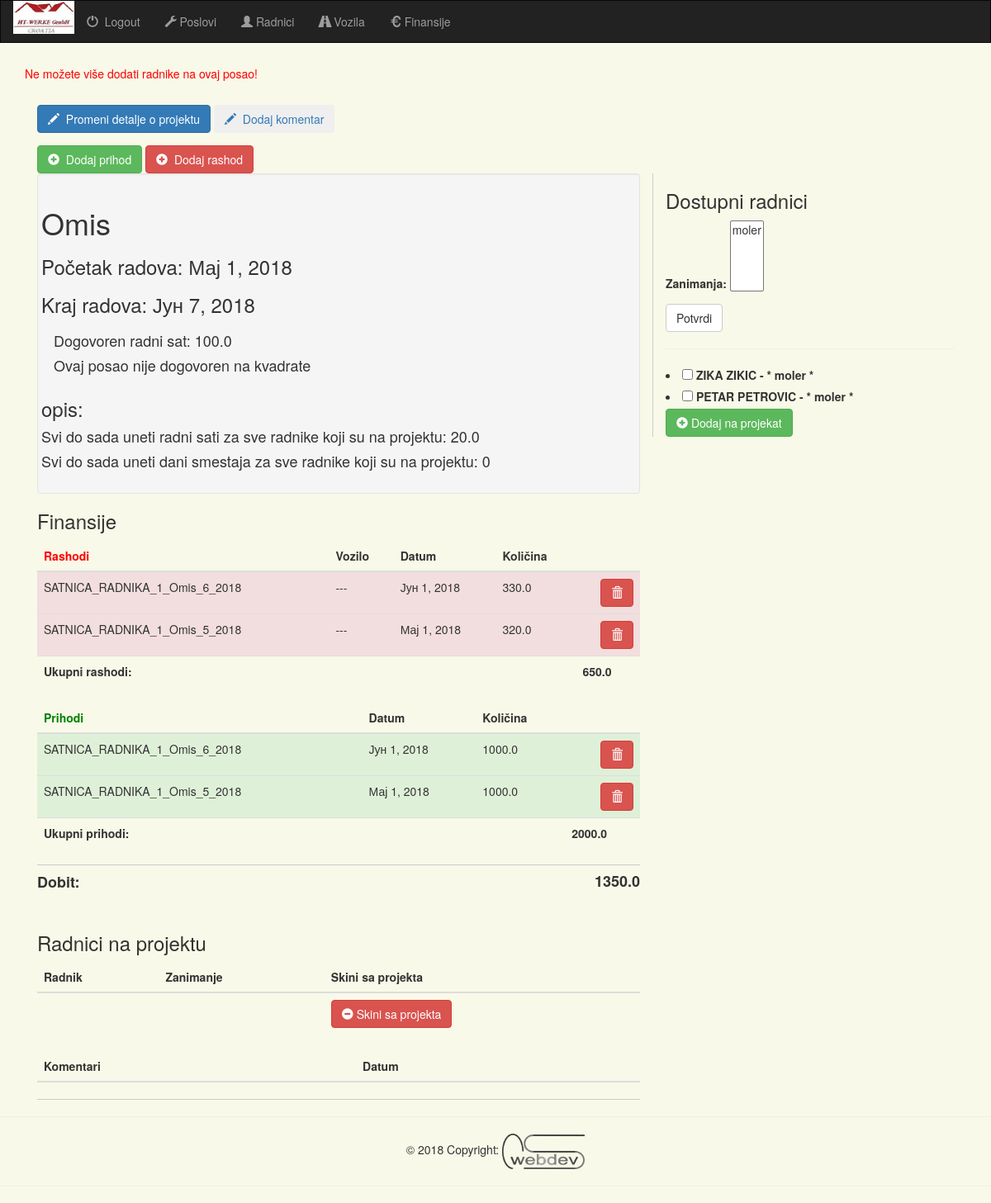
/administracija/posao/1/ (signed in), run on an earlier commit of the app's database.
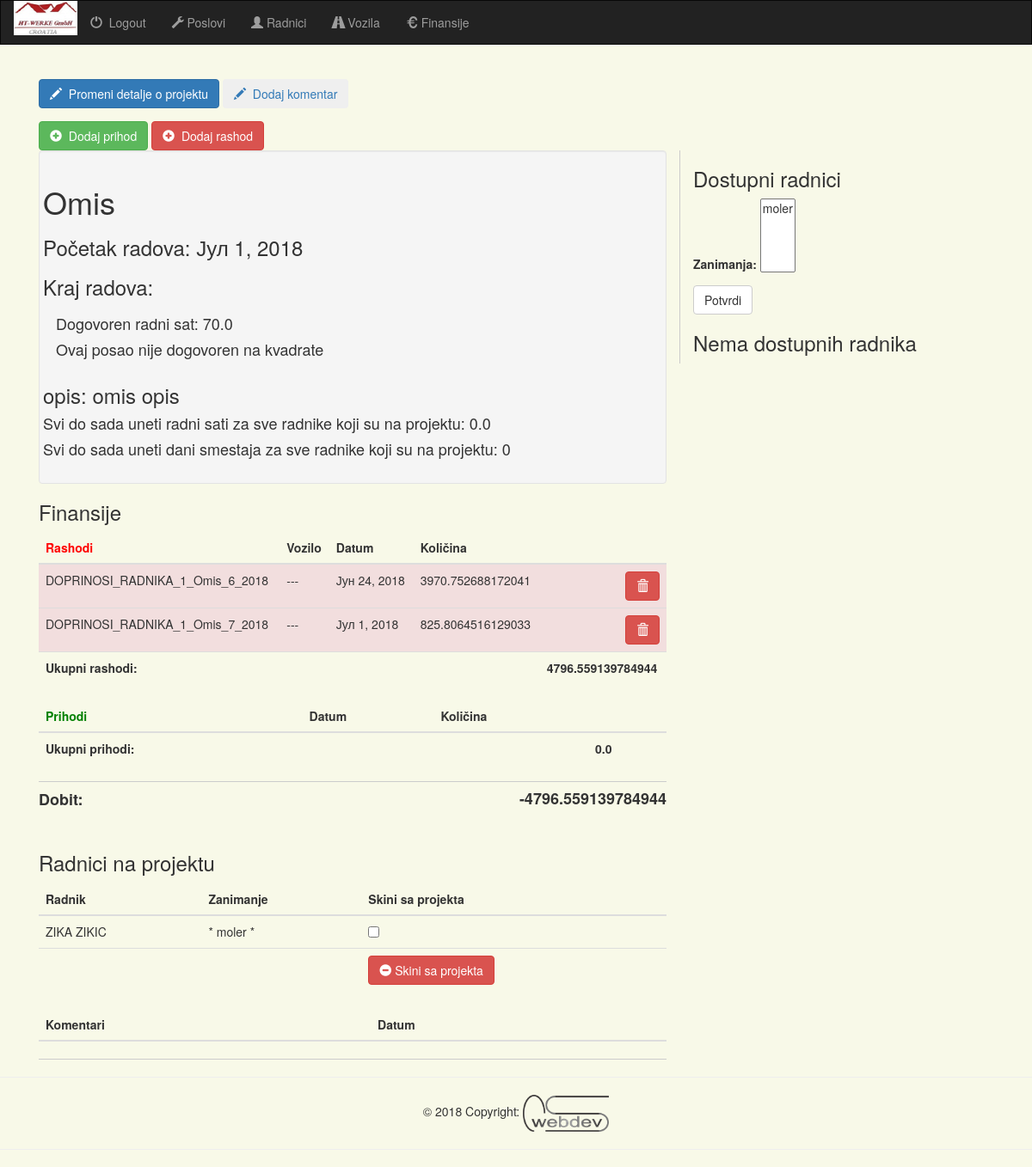
And on a later commit of the database.
### projects/models.py (models this page shows, shortened)
class Poslovi(models.Model):
    ime = models.CharField(max_length=30)
    opis = models.CharField(max_length=100, blank=True)
    dogovoreni_radni_sati = models.FloatField(default=0.0)
    dogovoreni_radni_sati_klasa_2 = models.FloatField(default=0.0)
    dogovoreni_radni_sati_klasa_3 = models.FloatField(default=0.0)
    dogovoreni_radni_sati_klasa_4 = models.FloatField(default=0.0)
    dogovoreni_radni_sati_klasa_5 = models.FloatField(default=0.0)
    dogovoreno_po_kvadratu = models.FloatField(default=0.0)
    pocetak_radova = models.DateField()
    kraj_radova = models.DateField(null=True, blank=True)
    class Meta:
        verbose_name_plural = "Poslovi"

class Rashodi(models.Model):
    datum = models.DateField()
    vrsta = models.CharField(max_length=150)
    kolicina = models.FloatField(max_length=10, default=0.0)
    posao = models.ForeignKey(Poslovi, on_delete=models.CASCADE)
    vozilo = models.ForeignKey(Vozilo, null=True, blank=True, on_delete=models.SET_NULL)
    class Meta:
        verbose_name_plural = "Rashodi"

class Prihodi(models.Model):
    datum = models.DateField()
    vrsta = models.CharField(max_length=150)
    kolicina = models.FloatField(max_length=10, default=0.0)
    posao = models.ForeignKey(Poslovi, on_delete=models.CASCADE)
    class Meta:
        verbose_name_plural = "Prihodi"

class Radnik(models.Model):
    ime = models.CharField(max_length=50)
    oib = models.CharField(max_length=50, null=True, blank=True)
    datum_rodjenja = models.CharField(max_length=10, null=True, blank=True)
    prebivaliste = models.CharField(max_length=30, null=True, blank=True)
    broj_telefona = models.CharField(max_length=30, blank=True)
    broj_odela = models.IntegerField(default=None, null=True, blank=True)
    broj_cipela = models.IntegerField(default=None, null=True, blank=True)
    poceo_raditi = models.DateField()
    ugovor_vazi_do = models.DateField()
    satnica = models.FloatField(max_length=10)
    zaduzena_oprema = models.CharField(max_length=100, blank=True)
    dostupan = models.BooleanField(default=True)
    posao = models.ForeignKey(Poslovi, null=True, blank=True, on_delete=models.SET_NULL)
    u_radnom_odnosu = models.BooleanField(default=True)
    klasa = models.CharField(max_length=10, choices=klase, default='klasa_1')
    zanimanja = models.ManyToManyField(Zanimanja)
    dana_do_isteka_ugovora = models.IntegerField(default=None, null=True, blank=True)
    komentar = models.CharField(max_length=500, blank=True)
    class Meta:
        verbose_name_plural = "Radnici"

class Zanimanja(models.Model):
    zanimanje = models.CharField(max_length=30)
    def __unicode__(self):
        return self.zanimanje
    class Meta:
        verbose_name_plural = "Zanimanja"

### projects/views.py (the view)
# urls.py: url(r'^administracija/posao/(?P<project_id>[0-9]+)/$', views.detail, name='posao'),
def detail(request, project_id):
    if not request.user.is_authenticated():
        return render(request, 'projects/login.html')
    else:
        message = ""
        current_date = datetime.date.today()
        project = get_object_or_404(Poslovi, pk=project_id)
        Dani = Dan.objects.filter(posao=project)
        radni_sati_svih_radnika = 0.0
        dana_smestaja_svih_radnika = 0
        for dan in Dani:
            radni_sati_svih_radnika += dan.radio_sati
            if dan.smestaj != 0.0:
                dana_smestaja_svih_radnika += 1
        if project.kraj_radova:
            preostalo_dana = project.kraj_radova - current_date
        else:
            preostalo_dana = 100
        prihodi = Prihodi.objects.filter(posao=project)
        rashodi = Rashodi.objects.filter(posao=project)
        ukupni_rashodi = 0.0
        ukupni_prihodi = 0.0
        for rashod in rashodi:
            ukupni_rashodi += rashod.kolicina
        for prihod in prihodi:
            ukupni_prihodi += prihod.kolicina
        dobit = ukupni_prihodi - ukupni_rashodi
        dostupni_radnici = Radnik.objects.filter(dostupan=True, u_radnom_odnosu=True)
        zanimanja_filter = ZanimanjeFilter(request.GET, queryset=dostupni_radnici)
        if request.POST.getlist('listdodaj'):
            for radnik_id in request.POST.getlist('listdodaj'):
                radnik = Radnik.objects.get(pk=radnik_id)
                radnik.dostupan = False
                radnik.posao = project
                radnik.save()
        elif request.POST.getlist('listskini'):
            for radnik_id in request.POST.getlist('listskini'):
                radnik = Radnik.objects.get(pk=radnik_id)
                radnik.dostupan = True
                radnik.posao = None
                radnik.save()
        if isinstance(preostalo_dana, datetime.timedelta):
            if preostalo_dana.days < 0:
                radnici_na_projektu = Radnik.objects.filter(posao=project)
                for radnik in radnici_na_projektu:
                    radnik.dostupan = True
                    radnik.posao = None
                    radnik.save()
                message = "Ne možete više dodati radnike na ovaj posao!"
        return render(request, 'projects/poslovi.html', {
            'posao': project,
            'project_id': project_id,
            'dostupni_radnici': dostupni_radnici,
            'filter': zanimanja_filter,
            'prihodi': prihodi,
            'rashodi': rashodi,
            'ukupni_rashodi': ukupni_rashodi,
            'ukupni_prihodi': ukupni_prihodi,
            'dobit': dobit,
            'message': message,
            'radni_sati_svih_radnika': radni_sati_svih_radnika,
            'dana_smestaja_svih_radnika': dana_smestaja_svih_radnika
        })

### projects/templates/projects/poslovi.html (shortened to what this page needs)
{% extends 'projects/base.html' %}
{% block content %}
<div class="container">
    {% if message %}
    <h5 style="color:red;">{{ message }}</h5>
    {% endif %}
        <div class="col-sm-12 form-group">
            <br>
             <a href="{% url 'projects:posao-update' project_id %}">
                <button type="button" class="btn btn-primary">
                    <span class="glyphicon glyphicon-pencil"></span>&nbsp; Promeni detalje o projektu
                </button>
             </a>
            <a href="{% url 'projects:komentar-add' project_id %}">
                <button type="button" class="btn btn-light">
                    <span class="glyphicon glyphicon-pencil"></span>&nbsp; Dodaj komentar
                </button>
            </a>
        </div>
         <div class="col-sm-12">
             <a href="{% url 'projects:prihod-add' project_id %}">
                <button type="button" class="btn btn-success">
                    <span class="glyphicon glyphicon-plus-sign"></span>&nbsp; Dodaj prihod
                </button>
             </a>
             <a href="{% url 'projects:rashod-add' project_id %}">
                <button type="button" class="btn btn-danger">
                    <span class="glyphicon glyphicon-plus-sign"></span>&nbsp; Dodaj rashod
                </button>
             </a>
         </div>
     <div class="col-sm-8">
         <div class="well">
            <div class="row">
                <h1>{{ posao.ime }}</h1>
                <h3>Početak radova: {{ posao.pocetak_radova }}</h3>
                <h3>Kraj radova: {% if posao.kraj_radova != None %}{{ posao.kraj_radova }}{% endif %}</h3>
            </div>
             {% if posao.dogovoreni_radni_sati != 0.0 %}
             <h4>Dogovoren radni sat: {{ posao.dogovoreni_radni_sati}}</h4>
             {% else %}
             <h4>Ovaj posao nije dogovoren na radni sat</h4>
             {% endif %}
             {% if posao.dogovoreno_po_kvadratu != 0.0 %}
             <h4>Dogovoreno po kvadratu: {{ posao.dogovoreno_po_kvadratu}}</h4>
             {% else %}
             <h4>Ovaj posao nije dogovoren na kvadrate</h4>
             {% endif %}
            <div class="row">
                <h3>opis: {{ posao.opis }}</h3>
                <h4>Svi do sada uneti radni sati za sve radnike koji su na projektu: {{ radni_sati_svih_radnika }}</h4>
                <h4>Svi do sada uneti dani smestaja za sve radnike koji su na projektu: {{ dana_smestaja_svih_radnika }}</h4>
            </div>
         </div>
         <h3>Finansije</h3>
         <div class="table-div">
             <table class="table">
                <thead>
                <tr>
                    <th><font color="red">Rashodi</font></th>
                    <th>Vozilo</th>
                    <th>Datum</th>
                    <th>Količina</th>
                    <th></th>
                </tr>
                </thead>
                <tbody>
                {% for rashod in rashodi %}
                <tr class="danger">
                    <td>{{ rashod.vrsta }}</td>
                    {% if rashod.vozilo %}
                    <td>{{ rashod.vozilo }}</td>
                    {% else %}
                    <td>---</td>
                    {% endif %}
                    <td>{{ rashod.datum }}</td>
                    <td>{{ rashod.kolicina }}</td>
                    <td>
                        <a href="{% url 'projects:rashod-delete' project_id rashod.id %}">
                            <button type="button" class="btn btn-danger" onclick="clicked(event)" style="float: right">
                                <span class="glyphicon glyphicon-trash"></span>
                            </button>
                        </a>
                    </td>
                </tr>
                {% endfor %}
                <tr>
                    <td><strong>Ukupni rashodi:</strong></td>
                    <td></td>
                    <td></td>
                    <td></td>
                    <td><strong>{{ ukupni_rashodi }}</strong></td>
                </tr>
                </tbody>
             </table>
         </div>
         <div class="table-div bottom-border">
             <table class="table">
                <thead>
                <tr>
                    <th><font color="green">Prihodi</font></th>
                    <th>Datum</th>
                    <th>Količina</th>
                    <th></th>
                </tr>
                </thead>
                <tbody>
                {% for prihod in prihodi %}
                <tr class="success">
                    <td>{{ prihod.vrsta }}</td>
                    <td>{{ prihod.datum }}</td>
                    <td>{{ prihod.kolicina }}</td>
                    <td>
                        <a href="{% url 'projects:prihod-delete' project_id prihod.id %}">
                            <button type="button" class="btn btn-danger" onclick="clicked(event)" style="float: right">
                                <span class="glyphicon glyphicon-trash"></span>
                            </button>
                        </a>
                    </td>
                </tr>
                {% endfor %}
                <tr>
                    <td><strong>Ukupni prihodi:</strong></td>
                    <td></td>
                    <td></td>
                    <td><strong>{{ ukupni_prihodi }}</strong></td>
                </tr>
                </tbody>
             </table>
         </div>
         <h4><strong>Dobit: <span style="float: right">{{ dobit }}</span></strong></h4><br>
         <h3>Radnici na projektu</h3>
         <form role="form" action="" method="post" enctype="multipart/form-data">
             <div class="table-div">
                 <table class="table">
                     <thead>
                     <tr>
                         <th>Radnik</th>
                         <th>Zanimanje</th>
                         <th>Skini sa projekta</th>
                     </tr>
                     </thead>
                     <tbody>
                     {% for radnik in posao.radnik_set.all %}
                     <tr>
                         <td>{{ radnik.ime.upper }}</td>
                         <td>* {% for j in radnik.zanimanja.all %}{{ j }} * {% endfor %}</td>
                         <td>
                             <input type='checkbox' name='listskini' value='{{radnik.id}}' id='{{radnik.id}}' />
                         </td>
                     </tr>
                    {% endfor %}
                     <tr>
                         <td></td>
                         <td></td>
                         <td><button type="submit" class="btn btn-danger"><span class="glyphicon glyphicon-minus-sign"></span> Skini sa projekta</button></td>
                     </tr>
                     </tbody>
                 </table>
             </div>
         </form>
         <div class="table-div bottom-border">
             <table class="table">
                <thead>
                <tr>
                    <th>Komentari</th>
                    <th>Datum</th>
                    <th></th>
                </tr>
                </thead>
             </table>
         </div>
     </div>
     <div class="col-sm-4 left-border">
         <h3>Dostupni radnici</h3>
         <form method="get">
             {{ filter.form.as_p }}
             <button type="submit" class="btn btn-default">Potvrdi</button>
         </form>
         <form role="form" action="" method="post" enctype="multipart/form-data">
             {% if dostupni_radnici %}
             <hr>
             {% for radnik in filter.qs %}
             <li><input type='checkbox' name='listdodaj' value='{{radnik.id}}' id='{{radnik.id}}' />
                 <span><label class='list' for='{{radnik.id}}'>{{radnik.ime.upper}} - * {% for j in radnik.zanimanja.all %}{{ j }} * {% endfor %}</label></span>
             </li>
             {% endfor %}
             <button type="submit" class="btn btn-success"><span class="glyphicon glyphicon-plus-sign"></span> Dodaj na projekat</button>
             {% else %}
             <h3>Nema dostupnih radnika</h3>
             {% endif %}
         </form>
     </div>
</div>
{% endblock %}

### projects/templates/projects/base.html (shortened to what this page needs)
<!DOCTYPE html PUBLIC "-//W3C//DTD XHTML 1.0 Strict//EN" "http://www.w3.org/TR/xhtml1/DTD/xhtml1-strict.dtd">
<html xmlns="http://www.w3.org/1999/xhtml" xml:lang="sr"  lang="sr">
<head>
    {% load staticfiles %}
    <link rel="stylesheet" href="https://maxcdn.bootstrapcdn.com/bootstrap/3.3.6/css/bootstrap.min.css">
    <link rel="stylesheet" type="text/css" href="{% static 'projects/style.css' %}"/>
</head>
<body>
<nav class="navbar navbar-inverse">
    <div class="container-fluid">
        <div class="navbar-header">
            <a href="{% url 'projects:index' %}" class="navbar-left"><img src="{%  static 'projects/logo.png' %}"></a>
        </div>
        <div class="collapse navbar-collapse" id="topNavBar">
            <ul class="nav navbar-nav navbar-">
                <li>
                    <a href="{% url 'projects:logout_user' %}">
                        <span class="glyphicon glyphicon-off"
                              aria-hidden="true"></span>&nbsp; Logout
                    </a>
                </li>
				<li>
					<a href="{% url 'projects:index' %}">
						<span class="glyphicon glyphicon-wrench"
							aria-hidden="true"></span> Poslovi
					</a>
				</li>
				<li>
					<a href="{% url 'projects:ljudi' %}">
						<span class="glyphicon glyphicon-user"
							aria-hidden="true"></span> Radnici
					</a>
				</li>
				<li>
					<a href="{% url 'projects:vozila' %}">
						<span class="glyphicon glyphicon-road"
							aria-hidden="true"></span> Vozila
					</a>
				</li>
				<li>
					<a href="{% url 'projects:biranje_meseca_finansije' %}">
						<span class="glyphicon glyphicon-euro"
							aria-hidden="true"></span> Finansije
					</a>
				</li>
            </ul>
        </div>
    </div>
</nav>
{% block content %}
{% endblock %}
<hr>
  <footer class="page-footer font-small blue pt-4 mt-4">
    <div class="footer-copyright py-3 text-center">
            © 2018 Copyright:  <a href="mailto:papulic@gmail.com?Subject=Hello%20OSwebdev" target="_top">
            <img width="100" height="43" src="{%  static 'projects/OSwebdev.png' %}"></a>
		<hr>
    </div>
  </footer>
</body>
</html>

### projects/static/projects/style.css (style rules this page uses)
body { background: #f8f9e8; }
.navbar { border-radius: 0; }
.left-border { border-left: 1px solid #ccc; }
.bottom-border { border-bottom: 1px solid #ccc; }
td, th { white-space: nowrap; overflow: hidden; }

What changed in the data, as far as the page shows it:
removed Prihodi: vrsta "SATNICA_RADNIKA_1_Omis_6_2018", datum "Јун 1, 2018", kolicina "1000.0"
removed Prihodi: vrsta "SATNICA_RADNIKA_1_Omis_5_2018", datum "Мај 1, 2018", kolicina "1000.0"
removed Radnik: ime "PETAR PETROVIC", Zanimanja (zanimanje "moler"), shown under "Dostupni radnici"
changed Poslovi "Omis": pocetak_radova "Мај 1, 2018" → "Јул 1, 2018"; dogovoreni_radni_sati "100.0" → "70.0"; opis (not shown) → "omis opis"; kraj_radova "Јун 7, 2018" → (not shown)
changed Rashodi: vrsta "SATNICA_RADNIKA_1_Omis_6_2018" → "DOPRINOSI_RADNIKA_1_Omis_6_2018"; datum "Јун 1, 2018" → "Јун 24, 2018"; kolicina "330.0" → "3970.752688172041"
changed Rashodi: vrsta "SATNICA_RADNIKA_1_Omis_5_2018" → "DOPRINOSI_RADNIKA_1_Omis_7_2018"; datum "Мај 1, 2018" → "Јул 1, 2018"; kolicina "320.0" → "825.8064516129033"
changed Radnik "ZIKA ZIKIC": gains Zanimanja (zanimanje "moler"); loses Zanimanja (zanimanje "moler"); moves from the list under "Dostupni radnici" to the list under "Radnici na projektu"
Also different on the page:
{{ radni_sati_svih_radnika }}: "20.0" → "0.0"
{{ ukupni_rashodi }}: "650.0" → "4796.559139784944"
{{ ukupni_prihodi }}: "2000.0" → "0.0"
{{ dobit }}: "1350.0" → "-4796.559139784944"
{{ message }}: "Ne možete više dodati radnike na ovaj posao!" → (not shown)
text no longer shown: "Dodaj na projekat"
text now shown: "Nema dostupnih radnika"
